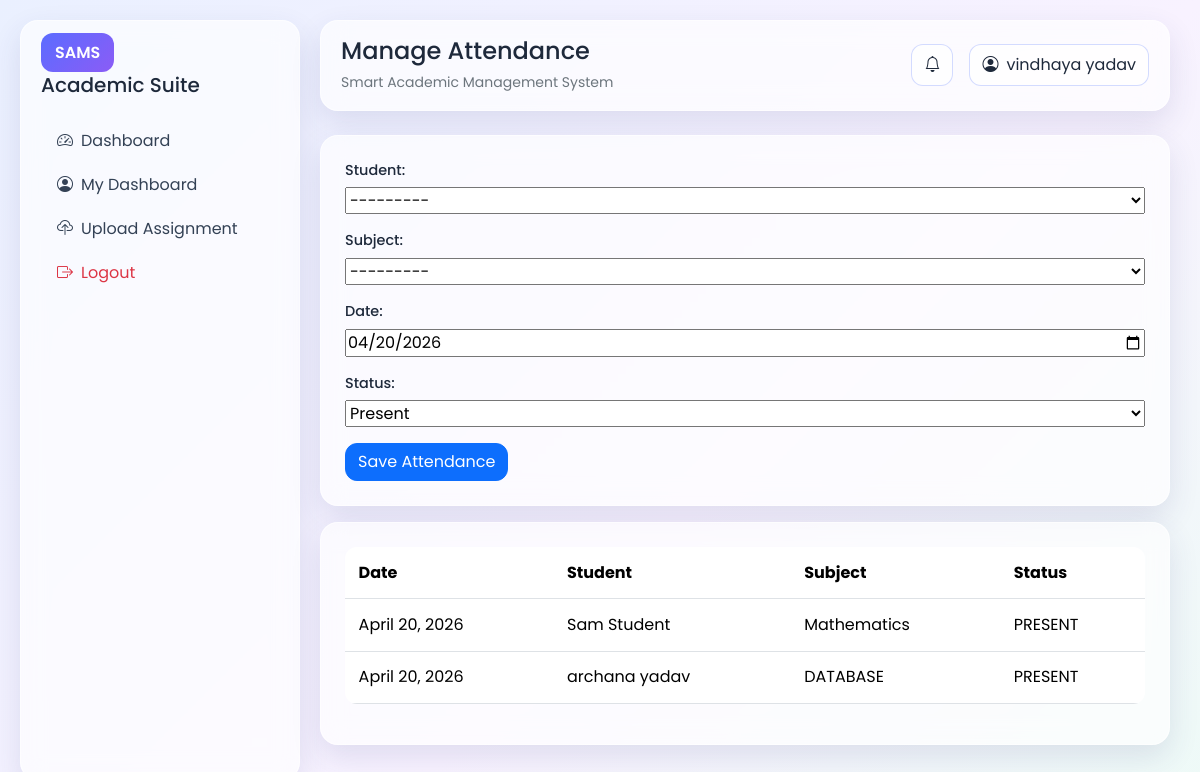
The page /teacher/attendance/ (signed in) on the database its author committed.
### accounts/models.py (models this page shows, shortened)
class CustomUser(AbstractUser):
    def __str__(self):
        return f"{self.username}"

class Attendance(models.Model):
    class Status(models.TextChoices):
        PRESENT = "PRESENT", "Present"
        ABSENT = "ABSENT", "Absent"
    student = models.ForeignKey(StudentProfile, on_delete=models.CASCADE, related_name="attendance_records")
    subject = models.ForeignKey(Subject, on_delete=models.CASCADE, related_name="attendance_records")
    date = models.DateField(default=timezone.now)
    status = models.CharField(max_length=10, choices=Status.choices, default=Status.PRESENT)
    marked_by = models.ForeignKey(TeacherProfile, on_delete=models.SET_NULL, null=True, blank=True)
    class Meta:
        unique_together = ("student", "subject", "date")
        ordering = ["-date"]

class StudentProfile(models.Model):
    user = models.OneToOneField(settings.AUTH_USER_MODEL, on_delete=models.CASCADE)
    roll_number = models.CharField(max_length=30, unique=True)
    parent_email = models.EmailField(blank=True)
    academic_class = models.ForeignKey(
        AcademicClass,
        on_delete=models.SET_NULL,
        related_name="students",
        null=True,
        blank=True,
    )
    def __str__(self):
        return f"{self.roll_number} - {self.user.get_full_name() or self.user.username}"

class Subject(models.Model):
    name = models.CharField(max_length=100)
    code = models.CharField(max_length=20, unique=True)
    academic_class = models.ForeignKey(AcademicClass, on_delete=models.CASCADE, related_name="subjects")
    class Meta:
        unique_together = ("name", "academic_class")
        ordering = ["academic_class__name", "name"]
    def __str__(self):
        return f"{self.name} ({self.academic_class})"

### teacher/views.py (the view, shortened to what this page needs)
# urls.py: path("attendance/", manage_attendance, name="manage_attendance"),
def manage_attendance(request):
    profile = _teacher_profile(request.user)
    subject_ids = list(TeacherSubjectAssignment.objects.filter(teacher=profile).values_list("subject_id", flat=True))
    initial = {"date": timezone.now().date()}
    form = AttendanceForm(request.POST or None, initial=initial)
    form.fields["subject"].queryset = Subject.objects.filter(id__in=subject_ids)
    form.fields["student"].queryset = StudentProfile.objects.filter(academic_class__subjects__id__in=subject_ids).distinct()
    attendance_records = Attendance.objects.filter(subject_id__in=subject_ids).select_related("student__user", "subject")
    return render(
        request,
        "teacher/manage_attendance.html",
        {"form": form, "attendance_records": attendance_records},
    )

### teacher/forms.py
class AttendanceForm(forms.ModelForm):
    class Meta:
        model = Attendance
        fields = ("student", "subject", "date", "status")
        widgets = {"date": forms.DateInput(attrs={"type": "date"})}

### accounts/models.py (called while the page is built)
    def __str__(self):
        return f"{self.name} {self.section}".strip()

### teacher/views.py (called while the page is built)
def _teacher_profile(user):
    profile, _ = TeacherProfile.objects.select_related("user").get_or_create(
        user=user,
        defaults={"employee_id": f"T-{user.id:05d}"},
    )
    return profile

### templates/teacher/manage_attendance.html (shortened to what this page needs)
{% extends 'base.html' %}
{% block page_title %}Manage Attendance{% endblock %}
{% block content %}
<section class="glass-card p-4 mb-3" data-aos="fade-up">
    <form method="post" class="grid-form">
        {{ form.as_p }}
        <button type="submit" class="btn btn-primary">Save Attendance</button>
    </form>
</section>
<section class="glass-card p-4" data-aos="fade-up">
    <div class="table-responsive"><table class="table table-hover align-middle">
        <tr><th>Date</th><th>Student</th><th>Subject</th><th>Status</th></tr>
        {% for row in attendance_records %}
            <tr>
                <td>{{ row.date }}</td>
                <td>{{ row.student.user.get_full_name|default:row.student.roll_number }}</td>
                <td>{{ row.subject.name }}</td>
                <td>{{ row.status }}</td>
            </tr>
        {% empty %}
            <tr><td colspan="4">No attendance records found.</td></tr>
        {% endfor %}
    </table></div>
</section>
{% endblock %}

### templates/base.html (shortened to what this page needs)
{% load static %}
<!DOCTYPE html>
<html lang="en">
<head>
    <link href="https://cdn.jsdelivr.net/npm/bootstrap@5.3.7/dist/css/bootstrap.min.css" rel="stylesheet">
    <link href="https://cdn.jsdelivr.net/npm/bootstrap-icons@1.11.3/font/bootstrap-icons.css" rel="stylesheet">
    <link href="https://unpkg.com/aos@2.3.1/dist/aos.css" rel="stylesheet">
    <link rel="stylesheet" href="{% static 'css/style.css' %}">
</head>
<body>
    {% if user.is_authenticated %}
        <div class="app-shell">
            <aside class="sidebar glass-card">
                <div class="brand mb-4">
                    <span class="badge-brand">SAMS</span>
                    <h5 class="mt-2 mb-0">Academic Suite</h5>
                </div>
                <nav class="nav flex-column gap-1">
                    <a class="nav-link" href="{% url 'accounts:redirect_dashboard' %}"><i class="bi bi-speedometer2 me-2"></i>Dashboard</a>
                    <a class="nav-link" href="{% url 'student:dashboard' %}"><i class="bi bi-person-circle me-2"></i>My Dashboard</a>
                    <a class="nav-link" href="{% url 'student:upload_assignment' %}"><i class="bi bi-cloud-upload me-2"></i>Upload Assignment</a>
                    <a class="nav-link text-danger" href="{% url 'accounts:logout' %}"><i class="bi bi-box-arrow-right me-2"></i>Logout</a>
                </nav>
            </aside>
            <div class="main-content">
                <header class="topbar glass-card d-flex justify-content-between align-items-center">
                    <div>
                        <h4 class="mb-1">{% block page_title %}Dashboard{% endblock %}</h4>
                        <small class="text-secondary">Smart Academic Management System</small>
                    </div>
                    <div class="d-flex align-items-center gap-3">
                        <span class="notification-pill"><i class="bi bi-bell"></i></span>
                        <div class="profile-pill">
                            <i class="bi bi-person-circle me-2"></i>{{ user.get_full_name|default:user.username }}
                        </div>
                    </div>
                </header>
                <main class="container-fluid px-0 mt-4">
    {% else %}
                <main class="auth-layout">
    {% endif %}
                    {% block content %}{% endblock %}
                </main>
    {% if user.is_authenticated %}
            </div>
        </div>
    {% endif %}
</body>
</html>

### static/css/style.css (style rules this page uses)
:root { --primary: #5b6cff; --secondary: #8b5cf6; --bg: #f1f4ff; --text: #1e293b; }
* { font-family: "Poppins", sans-serif; }
body { margin: 0; color: var(--text); background: linear-gradient(135deg, #eaf0ff 0%, #f8f2ff 60%, #eefaf7 100%); min-height: 100vh; }
.app-shell { display: grid; grid-template-columns: 280px 1fr; min-height: 100vh; gap: 20px; padding: 20px; }
.sidebar { padding: 20px; position: sticky; top: 20px; height: calc(100vh - 40px); }
.badge-brand { background: linear-gradient(135deg, var(--primary), var(--secondary)); color: #fff; padding: 8px 14px; border-radius: 12px; font-weight: 600; }
.nav-link { color: #334155; border-radius: 10px; transition: all 0.3s ease; }
.main-content { padding-right: 10px; }
.glass-card { background: rgba(255, 255, 255, 0.65); backdrop-filter: blur(12px); border: 1px solid rgba(255, 255, 255, 0.6); border-radius: 18px; box-shadow: 0 12px 30px rgba(47, 58, 120, 0.12); }
.topbar { padding: 16px 20px; }
.grid-form p { display: flex; flex-direction: column; gap: 6px; }
.grid-form label { font-size: 0.9rem; font-weight: 500; }
.btn { border-radius: 12px; transition: all 0.25s ease; }
.table { border-radius: 12px; overflow: hidden; }
.table > :not(caption) > * > * { padding: 0.85rem; }
.table-hover tbody tr { transition: all 0.2s ease; }
.notification-pill, .profile-pill { background: rgba(255, 255, 255, 0.7); border: 1px solid rgba(200, 210, 255, 0.8); border-radius: 12px; padding: 8px 12px; }

### rows shown on the page
CustomUser: get_full_name "vindhaya yadav"
Attendance: date "April 20, 2026", student.user.get_full_name "Sam Student", subject.name "Mathematics", status "PRESENT"
Attendance: date "April 20, 2026", student.user.get_full_name "archana yadav", subject.name "DATABASE", status "PRESENT"
